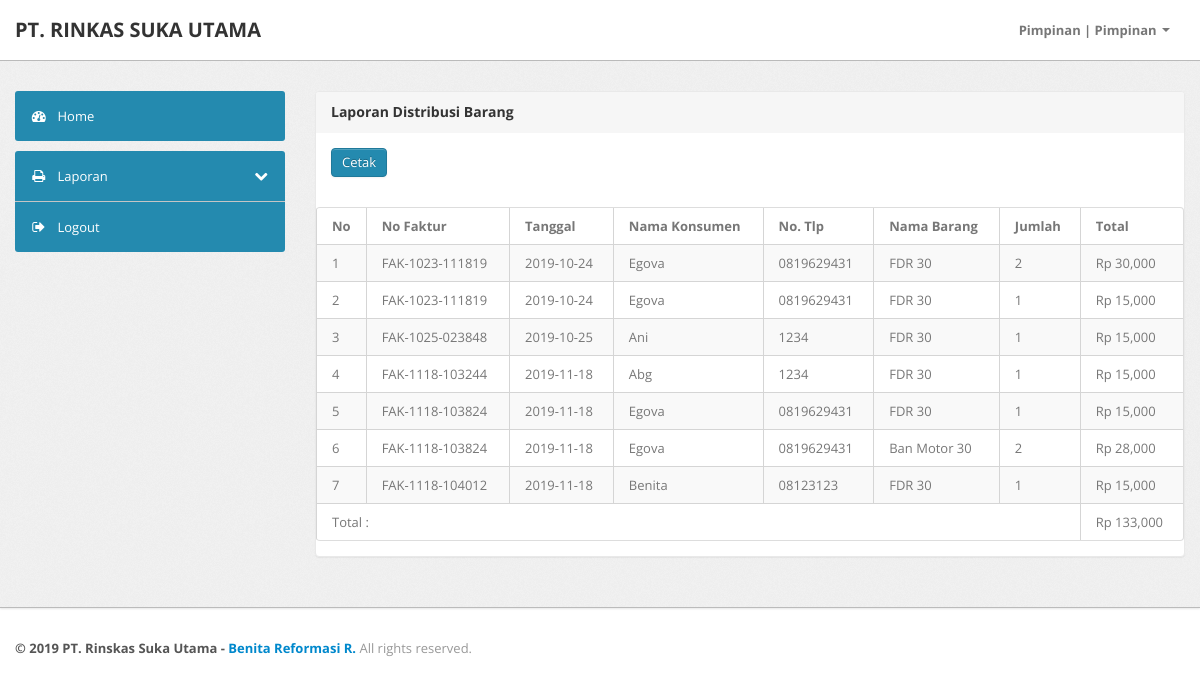
The app's page /index.php?page=data_laporan_distribusi (signed in) with its own data.
### tables this page shows
CREATE TABLE `tb_barang_kel` (
  `kel_id` int(11) NOT NULL AUTO_INCREMENT,
  `pelanggan_id` int(11) NOT NULL,
  `kel_faktur` varchar(50) NOT NULL,
  `kel_tgl` date NOT NULL,
  `kel_total` int(11) DEFAULT NULL,
  PRIMARY KEY (`kel_id`)
);

CREATE TABLE `tb_pelanggan` (
  `pelanggan_id` int(11) NOT NULL AUTO_INCREMENT,
  `pelanggan_nama` varchar(50) NOT NULL,
  `pelanggan_alamat` varchar(50) NOT NULL,
  `pelanggan_tlp` varchar(50) NOT NULL,
  PRIMARY KEY (`pelanggan_id`)
);

CREATE TABLE `tb_barang` (
  `barang_id` int(11) NOT NULL AUTO_INCREMENT,
  `kategori_id` int(11) NOT NULL,
  `barang_kode` varchar(50) NOT NULL,
  `barang_nama` varchar(50) NOT NULL,
  `barang_stok` int(11) NOT NULL,
  `barang_tgl` date NOT NULL,
  `barang_sat` varchar(50) NOT NULL,
  `barang_ket` varchar(100) NOT NULL,
  `barang_jual` int(11) NOT NULL,
  `barang_beli` int(11) NOT NULL,
  PRIMARY KEY (`barang_id`)
);

CREATE TABLE `tb_detail_kel` (
  `detail_id` int(11) NOT NULL AUTO_INCREMENT,
  `kel_id` int(11) NOT NULL,
  `barang_id` int(11) NOT NULL,
  `detail_jumlah` int(11) NOT NULL,
  `detail_total` int(11) NOT NULL,
  PRIMARY KEY (`detail_id`)
);

### koneksi.php (called while the page is built, shortened)
<?php
$no   = 1;
function rupiah($angka)
{
    $hasil_rupiah = "Rp " . number_format($angka);
    return $hasil_rupiah;
}

### data_laporan_distribusi.php (the view)
<div class="span9">
    <div class="content">
        <div class="module">
            <div class="module-head">
                <h3>
                    Laporan Distribusi Barang</h3>
            </div>
            <div class="module-body">
                <a class="btn btn-primary" target="_blank" href="aksi_laporan/cetak_distribusi.php">Cetak</a>
            </div>
            <div class="module-body table">
                <table class=" table table-bordered table-striped display" width="100%">
                    <thead>
                        <tr>
                            <th width="10">
                                No
                            </th>
                            <th>
                                No Faktur
                            </th>
                            <th>
                                Tanggal
                            </th>
                            <th>
                                Nama Konsumen
                            </th>
                            <th>
                                No. Tlp
                            </th>
                            <th>
                                Nama Barang
                            </th>
                            <th>
                                Jumlah
                            </th>
                            <th>
                                Total
                            </th>
                        </tr>
                    </thead>
                    <tbody>
                        <?php
                        $total = 0;
                        $ambil = $koneksi->query("SELECT * FROM tb_barang_kel
                                    JOIN tb_detail_kel ON tb_barang_kel.kel_id=tb_detail_kel.kel_id
                                    JOIN tb_barang ON tb_detail_kel.barang_id=tb_barang.barang_id
                                    JOIN tb_pelanggan ON tb_barang_kel.pelanggan_id=tb_pelanggan.pelanggan_id");
                        while ($pecah = $ambil->fetch_object()) {
                            $total += $pecah->detail_total;
                            ?>
                            <tr class="odd gradeX">
                                <td>
                                    <?php echo $no++ ?>
                                </td>
                                <td>
                                    <?php echo $pecah->kel_faktur ?>
                                </td>
                                <td>
                                    <?php echo $pecah->kel_tgl ?>
                                </td>
                                <td>
                                    <?php echo $pecah->pelanggan_nama ?>
                                </td>
                                <td>
                                    <?php echo $pecah->pelanggan_tlp ?>
                                </td>
                                <td>
                                    <?php echo $pecah->barang_nama ?>
                                </td>
                                <td>
                                    <?php echo $pecah->detail_jumlah ?>
                                </td>
                                <td>
                                    <?php echo rupiah($pecah->detail_total) ?>
                                </td>
                            </tr>
                        <?php } ?>
                        <tr>
                            <td colspan="7">Total :</td>
                            <td colspan="1"><?php echo rupiah($total); ?></td>
                        </tr>
                    </tbody>
                </table>
            </div>
        </div>
    </div>
</div>

### assets/css/theme.css (style rules this page uses)
body { font-size: 13px; font-family: 'Open Sans', Arial, sans-serif; background: #fff; color: #777 }
h1, h2, h3, h4, h5, h6 { color: #333; margin-top: 0 }
h3 { font-size: 20px }
.module { background: #fff; -webkit-border-radius: 3px; -moz-border-radius: 3px; border-radius: 3px; border: 1px solid #ccc; border-bottom-color: #bbb; -webkit-box-shadow: 0 0 1px rgba(0, 0, 0, 0.2); -moz-box-shadow: 0 0 1px rgba(0, 0, 0, 0.2); box-shadow: 0 0 1px rgba(0, 0, 0, 0.2); margin-bottom: 30px }
.btn, .btn-box { -webkit-border-radius: 3px; -moz-border-radius: 3px; border-radius: 3px }
.btn { font-size: 13px; font-weight: 600 }
.btn { display: inline-block; margin-bottom: 0; font-weight: 400; text-align: center; vertical-align: middle; cursor: pointer; background-image: none; border: 1px solid transparent; white-space: nowrap; padding: 4px 10px; font-size: 13px; line-height: 1.42857; border-radius: 4px; -webkit-user-select: none; -moz-user-select: none; -ms-user-select: none; user-select: none }
.btn-primary { color: #fff; background-color: #248aaf; border-color: #20799a }
.table { margin-bottom: 0 }
.table th, .table td { border-color: #d5d5d5 !important }
.table-bordered thead:first-child tr:first-child>th:first-child, .table-bordered tbody:first-child tr:first-child>td:first-child { -webkit-border-top-left-radius: 2px; -moz-border-radius-topleft: 2px; border-top-left-radius: 2px }
.table-bordered thead:first-child tr:first-child>th:last-child, .table-bordered tbody:first-child tr:first-child>td:last-child { -webkit-border-top-right-radius: 2px; -moz-border-radius-topright: 2px; border-top-right-radius: 2px }
.table-bordered thead:last-child tr:last-child>th:first-child, .table-bordered tbody:last-child tr:last-child>td:first-child, .table-bordered tfoot:last-child tr:last-child>td:first-child { -webkit-border-bottom-left-radius: 2px; -moz-border-radius-bottomleft: 2px; border-bottom-left-radius: 2px }
.table-bordered thead:last-child tr:last-child>th:last-child, .table-bordered tbody:last-child tr:last-child>td:last-child, .table-bordered tfoot:last-child tr:last-child>td:last-child { -webkit-border-bottom-right-radius: 2px; -moz-border-radius-bottomright: 2px; border-bottom-right-radius: 2px }
.module { box-shadow: 0 0 3px rgba(0, 0, 0, .1); border-color: #e9e9e9; margin-bottom: 20px; background-color: #fff; border-radius: 4px; -webkit-box-shadow: 0 1px 1px rgba(0, 0, 0, .05); box-shadow: 0 1px 1px rgba(0, 0, 0, .05); }
.module-head { color: #767676; background-color: #f6f6f6; border-color: #e9e9e9; padding: 10px 15px; border-bottom: 1px solid transparent; border-top-right-radius: 3px; border-top-left-radius: 3px; }
.module-head h3 { font-size: 14px; line-height: 20px; height: 20px; margin: 0 }
.module-body { padding: 15px }
.module-body.table { padding: 15px 0 }
.module-body.table .table th, .module-body.table .table td { padding-left: 15px; padding-right: 15px }

### records on screen
tb_barang_kel: kel_faktur "FAK-1023-111819", kel_tgl "2019-10-24", pelanggan.pelanggan_nama "Egova", pelanggan.pelanggan_tlp "0819629431", tb_barang.barang_nama "FDR 30", tb_detail_kel.detail_jumlah "2", tb_detail_kel.detail_total "Rp 30,000", tb_detail_kel.detail_jumlah "1", tb_detail_kel.detail_total "Rp 15,000"
tb_barang_kel: kel_faktur "FAK-1025-023848", kel_tgl "2019-10-25", pelanggan.pelanggan_nama "Ani", pelanggan.pelanggan_tlp "1234", tb_barang.barang_nama "FDR 30", tb_detail_kel.detail_jumlah "1", tb_detail_kel.detail_total "Rp 15,000"
tb_barang_kel: kel_faktur "FAK-1118-103244", kel_tgl "2019-11-18", pelanggan.pelanggan_nama "Abg", pelanggan.pelanggan_tlp "1234", tb_barang.barang_nama "FDR 30", tb_detail_kel.detail_jumlah "1", tb_detail_kel.detail_total "Rp 15,000"
tb_barang_kel: kel_faktur "FAK-1118-103824", kel_tgl "2019-11-18", pelanggan.pelanggan_nama "Egova", pelanggan.pelanggan_tlp "0819629431", tb_barang.barang_nama "FDR 30", tb_detail_kel.detail_jumlah "1", tb_detail_kel.detail_total "Rp 15,000", tb_barang.barang_nama "Ban Motor 30", tb_detail_kel.detail_jumlah "2", tb_detail_kel.detail_total "Rp 28,000"
tb_barang_kel: kel_faktur "FAK-1118-104012", kel_tgl "2019-11-18", pelanggan.pelanggan_nama "Benita", pelanggan.pelanggan_tlp "08123123", tb_barang.barang_nama "FDR 30", tb_detail_kel.detail_jumlah "1", tb_detail_kel.detail_total "Rp 15,000"

### other values on screen
$_SESSION['pengguna'] "Pimpinan"
$_SESSION['pengguna_level'] "Pimpinan"
rupiah($total) "Rp 133,000"
